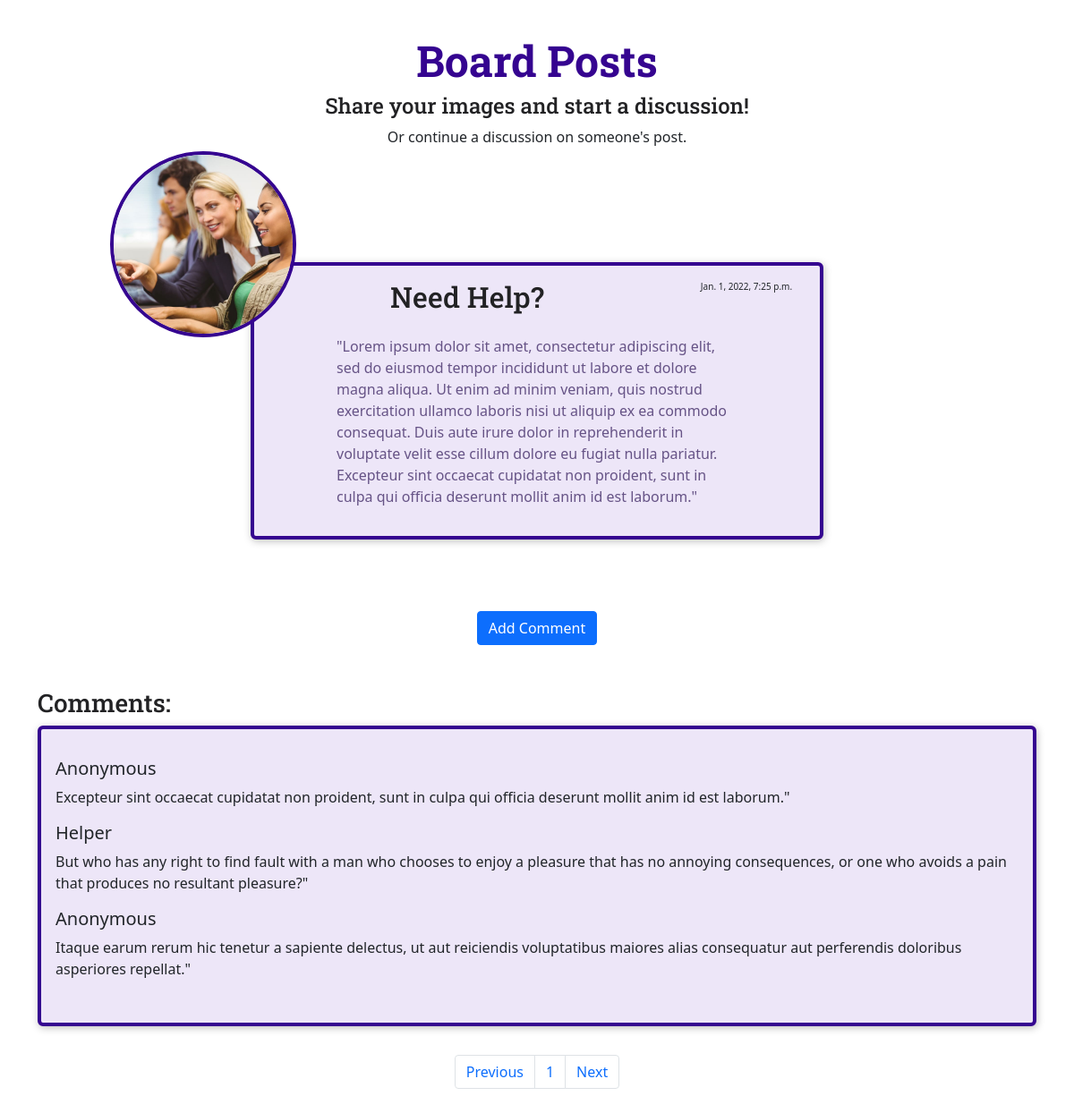
/post/need-help, run on the app's committed database.
### board/models.py (models this page shows, shortened)
class Post(models.Model):
    id = models.AutoField(primary_key=True, auto_created=True)
    photo = models.ImageField(upload_to='images')
    created_at = models.DateTimeField(auto_now_add = True)
    updated_at = models.DateTimeField(auto_now = True)
    title = models.CharField(max_length=100)
    content = models.TextField(max_length=1000)
    likes = models.PositiveIntegerField(default=0, editable=False)
    slug = models.SlugField(unique=True)

class Comment(models.Model):
    id = models.AutoField(primary_key=True, auto_created=True)
    alias = models.CharField(max_length=50,default='Anonymous')
    comment = models.TextField(max_length=1000)
    post = models.ForeignKey(Post, on_delete=models.CASCADE)
    created_at = models.DateTimeField(auto_now_add = True)
    updated_at = models.DateTimeField(auto_now = True)

### board/views.py (the view, shortened to what this page needs)
# urls.py: path('post/<slug:post_slug>', views.post_details, name='post-details') # our-domain.com/<dynamic>
def post_details(request, post_slug):
    try:
        selected_post = Post.objects.get(slug=post_slug)
        comments = Comment.objects.filter(post=selected_post).order_by('-created_at')
        page = request.GET.get('page', 1)
        paginator = Paginator(comments, 5)
        page_comments = paginator.page(page)
        if request.method == 'GET':
            comment_form = CommentForm()
        return render(request, 'board/post-details.html', {
			'post_found': True,
			'post': selected_post,
			'comments': page_comments,
			'form': comment_form
		})
    except Exception as exc:
        '''
                        Create a 404 page
        '''
        print(exc)
        return render(request, 'board/post-details.html', {
            'post_found': False
        })

### board/templates/board/post-details.html (shortened to what this page needs)
{% extends 'board/base/base.html' %}
{% load static %}
{% block site_css %}
	<link rel="stylesheet" href="{% static 'board/styles/post-details.css' %}" />
{% endblock %}
{% block main_heading %}
	Share your images and start a discussion!
{% endblock %}
{% block header_content %}
	<p>Or continue a discussion on someone's post.</p>
{% endblock %}
{% block main %}
{% if post_found %}
	<div class="container">
	<div class="article">
		<a href="{{ post.photo.url }}"><img id="main-image" src="{{ post.photo.url }}" alt=""></a>
		<div id="details">
			<div class="row">
				<div class="col">
					<h2>{{ post.title }}</h2>
				</div>
				<div class="col-3 timestamp">
					<p>{{ post.created_at }}</p>
				</div>
			</div>
			<p class="content">{{ post.content }}</p>
		</div>
	</div>
	<div class="add">
		<button type="button" class="btn btn-primary" onClick="toggle('comment')">Add Comment</button>
	</div>
		<div class="center">
			<h3 class="text-comments">Comments:</h3>
		<div class="comment-section">
			<div class="comments">
				{% for comment in comments %}
					<div class="comment">
						<h5>{{ comment.alias }} </h5>
						<p> {{comment.comment}} </p>
					</div>
				{% endfor %}
			</div>
		</div>
	</div>
	{% include 'board/includes/pagination.html' with list=comments %}
</div>
{% else %}
	<h3>No Post Found!</h3>
{% endif %}
{% endblock %}

### board/templates/board/base/base.html (shortened to what this page needs)
{% load static %}
<!DOCTYPE html>
<html lang="en">
  <head>
    <link rel="stylesheet" href="{% static 'board/styles/base.css' %}" />
    <link href="https://cdn.jsdelivr.net/npm/bootstrap@5.0.2/dist/css/bootstrap.min.css" rel="stylesheet">
    {% block site_css %}{% endblock %}
  </head>
  <body>
    <header id="main-header">
      <nav><a href="/" id="main-logo">Board Posts</a></nav>
      <h1>{% block main_heading %}{% endblock %}</h1>
      {% block header_content %}{% endblock %}
    </header>
    <main>
		{% block main %}{% endblock %}
    </main>
  </body>
</html>

### board/templates/board/includes/pagination.html (shortened to what this page needs)
{% load static %}
{% block site_css %}
	<link rel="stylesheet" href="{% static 'board/styles/all-posts.css' %}" />
{% endblock %}
<ul class="page pagination">
	{% if list.has_previous %}
		<li class="page-item"><a class="page-link" href="?page={{ list.previous_page_number }}">Previous</a></li>
	{% else %}
		<li class="page-item"><span class="page-link">Previous</span></li>
	{% endif %}
	{% for i in list.paginator.page_range %}
		{% if list.number == i %}
			<li class="page-item"><span class="page-link">{{ i }} </span></li>
		{% else %}
			<li class="page-item"><a class="page-link" href="?page={{ i }}">{{ i }}</a></li>
		{% endif %}
	{% endfor %}
	{% if list.has_next %}
	<li class="page-item"><a class="page-link" href="?page={{ list.next_page_number }}">Next</a></li>
	{% else %}
		<li class="page-item"><span class="page-link">Next</span></li>
	{% endif %}
</ul>

### board/static/board/styles/base.css (style rules this page uses)
* { box-sizing: border-box; }
body { font-family: 'Roboto', sans-serif; margin: auto; background-color: #ccc3db; color: #3e3e41; }
h1, h2, h3 { font-family: 'Roboto Slab', sans-serif; color: #222224; }
button, .btn { cursor: pointer; font: inherit; padding: 0.5rem 1.5rem; background-color: #350490; border: 1px solid #350490; color: white; border-radius: 4px; text-decoration: none; }
#main-header { width: 100%; text-align: center; padding: 2rem 0; }
#main-header h1 { font-size: 1.5rem; }
#main-logo { font-size: 3rem; font-family: 'Roboto Slab', sans-serif; text-decoration: none; color: #350490; font-weight: bold; }

### board/static/board/styles/post-details.css (style rules this page uses)
.article { max-width: 40rem; margin: 5rem auto; border-radius: 6px; background-color: #ede6f8; border: 4px solid #350490; box-shadow: 1px 2px 8px rgba(0, 0, 0, 0.25); position: relative; padding: 1rem; text-align: center; }
body { margin-bottom: 4rem }
.content { text-align: left; }
.timestamp { font-size: 10px; }
.add { text-align: center; }
.center { display: flex; flex-direction: column; justify-content: center; position: relative; }
.comment-section { border-radius: 6px; background-color: #ede6f8; border: 4px solid #350490; box-shadow: 1px 2px 8px rgba(0, 0, 0, 0.25); text-align: left; margin-bottom: 2rem; }
.text-comments { margin-top: 3rem; }
.comments { padding-left: 1rem; padding-right: 1rem; padding-top: 2rem; padding-bottom: 2rem; }
#main-image { width: 13rem; height: 13rem; object-fit: cover; position: absolute; top: -8rem; left: calc(10% - 14rem); border-radius: 50%; border: 4px solid #350490; }
h2 { font-size: 2rem; }
#details h2 { margin-bottom: 0.5rem; }
#details > p { color: #665386; padding: 1rem; border-radius: 4px; max-width: 80%; margin: auto; }

### board/static/board/styles/all-posts.css (style rules this page uses)
.page { display: flex; justify-content: center; }
.add { text-align: center; }

### data on the page
Post: photo (picture), title "Need Help?", created_at "Jan. 1, 2022, 7:25 p.m.", content "\"Lorem ipsum dolor sit amet, consectetur adipiscing elit, sed do eiusmod tempor incididunt ut labore et dolore magna aliqua. Ut enim ad minim veniam, quis nostrud exercitation ullamco laboris nisi ut aliquip ex ea commodo consequat. Duis aute irure dolor in reprehenderit in voluptate velit esse cillum dolore eu fugiat nulla pariatur. Excepteur sint occaecat cupidatat non proident, sunt in culpa qui officia deserunt mollit anim id est laborum.\""
Comment: alias "Anonymous", comment "Excepteur sint occaecat cupidatat non proident, sunt in culpa qui officia deserunt mollit anim id est laborum.\""
Comment: alias "Helper", comment "But who has any right to find fault with a man who chooses to enjoy a pleasure that has no annoying consequences, or one who avoids a pain that produces no resultant pleasure?\""
Comment: alias "Anonymous", comment "Itaque earum rerum hic tenetur a sapiente delectus, ut aut reiciendis voluptatibus maiores alias consequatur aut perferendis doloribus asperiores repellat.\""

### other printed values
{{ i }} "1"
